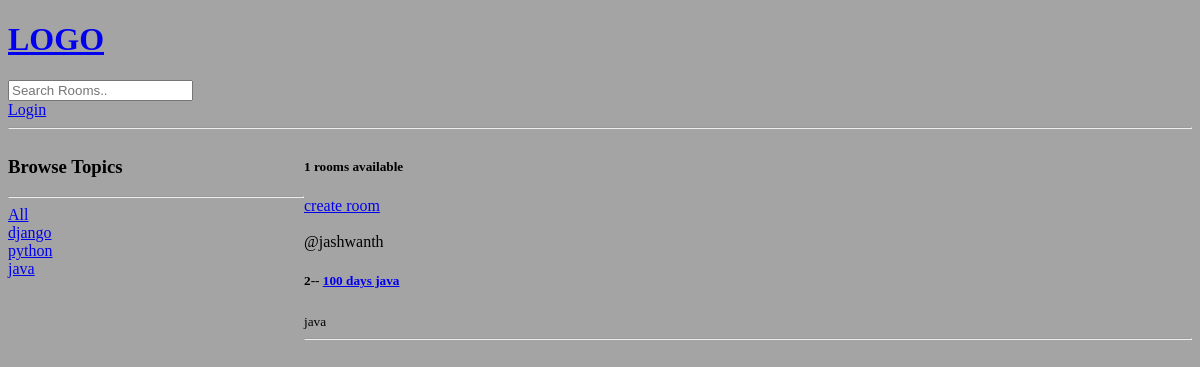
The app's page /, older data.
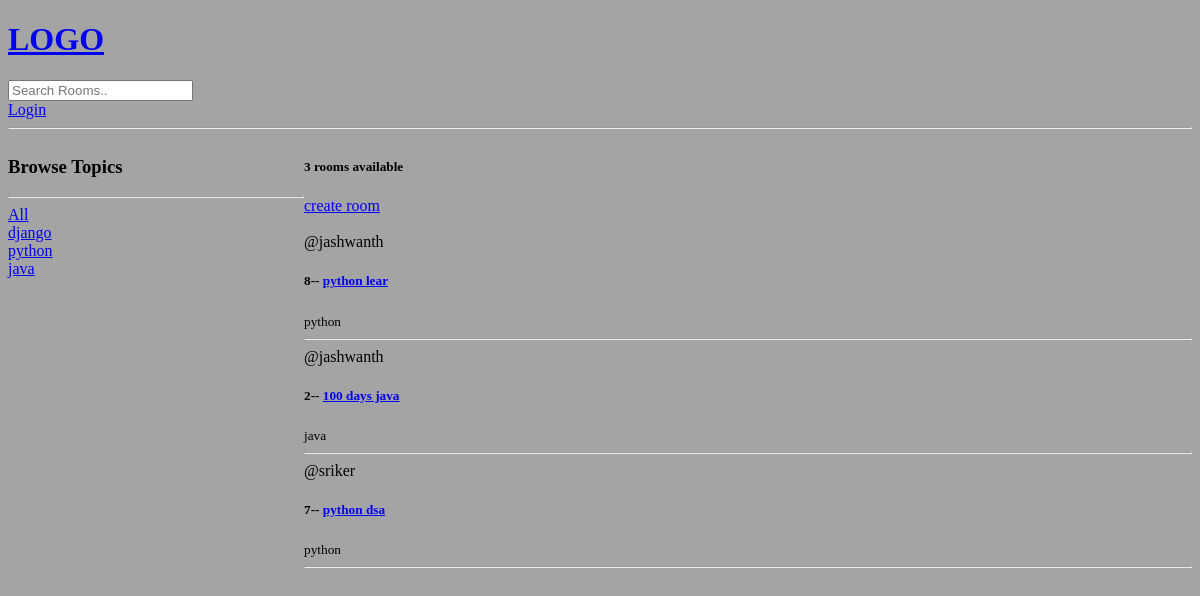
The same page, newer data.
### base/models.py (models this page shows, shortened)
class Topic(models.Model):
    name = models.CharField(max_length=200)

class Room(models.Model):
    host = models.ForeignKey(User,on_delete=models.SET_NULL,null=True)
    topic =models.ForeignKey(Topic,on_delete = models.SET_NULL,null=True)
    name = models.CharField(max_length=200)
    discription= models.TextField(null=True,blank=True)
    update= models.DateTimeField(auto_now=True)
    created = models.DateTimeField(auto_now_add=True)
    class Meta:
        ordering = ['-update','-created']

### base/views.py (the view)
# urls.py: path('',views.home,name='home'),
def home(request):
    q =request.GET.get('q') if request.GET.get('q') != None else ''
    rooms = Room.objects.filter(
        Q(topic__name__icontains= q) | Q(name__icontains = q) | Q(discription__icontains=q) | Q(host__username__icontains= q)
        )
    topics = Topic.objects.all()
    room_count = rooms.count()
    context = {'rooms':rooms , 'topics':topics , 'room_count': room_count}
    return render(request,'base/home.html',context)

### base/templates/base/home.html (shortened to what this page needs)
{% extends 'main.html' %}
{% block body %}
<div class="home-container">
    <div>
        <h3>Browse Topics</h3>
        <hr>
        <a href="{% url 'home'%}">All</a><br>
        {%for topics in topics %}
           <a href="{% url 'home'%}?q={{topics.name}}">{{ topics.name }}</a>
           <br>
        {% endfor %}
    </div>
        <div>
            <h5>{{ room_count }} rooms available</h5>
            <a href="{% url 'create-room'  %}">create room</a><br><br>
            <div>
                {% for room in rooms %}
                <span>@{{ room.host.username }}</span>
                <h5>{{ room.id}}-- <a href="{% url 'room' room.id %}"> {{ room.name }}</a></h5>
                <small>{{ room.topic.name}}</small>
                <hr>
                {% endfor %}
            </div>
        </div>
    </div>
{% endblock %}

### templates/main.html (shortened to what this page needs)
{% load static %}
<!DOCTYPE html>
<html lang="en">
<head>
    <link rel="stylesheet" type="text/css" media="screen" href="{% static 'styles/main.css' %}"
</head>
<body>
    {% include 'navbar.html' %}
    {% block body %}
    {% endblock %}
</body>
</html>

### templates/navbar.html
<a href="/">
    <h1>LOGO</h1>
</a>
<form action="{% url 'home' %}">
    <input type="text" name="q" placeholder="Search Rooms.." >
</form>
{% if request.user.is_authenticated %}
<a href="{% url 'logout' %}">Logout</a>
{% else %}
<a href="{% url 'login' %}">Login</a>
{% endif %}
<hr>

### static/styles/main.css (style rules this page uses)
body { background-color: rgb(165, 164, 164); }

### base/templates/base/home.html (style rules this page uses)
.home-container { display: grid; grid-template-columns: 1fr 3fr; }

Row changes from the older to the newer data that the page shows:
added Room: host.username "jashwanth", id "8", name "python lear", topic.name "python"
added Room: host.username "sriker", id "7", name "python dsa", topic.name "python"
Text that changed along with them:
{{ room_count }}: "1" → "3"
